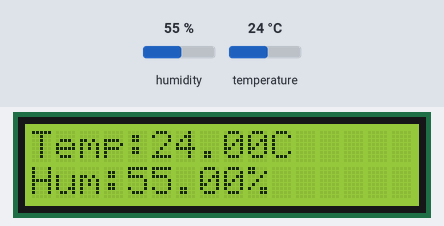
This sketch was run on a simulated Arduino Uno, built with avr-gcc and run on an emulated ATmega328P. Shown: 16×2 character LCD. The test bench sets the inputs (shaded band); at power-on: humidity 55 %, temperature 24 °C. What the sketch prints to the serial monitor is not drawn.

Above: at 3.2 s.
3.3 s: humidity set to 22 %
At 4.8 s:
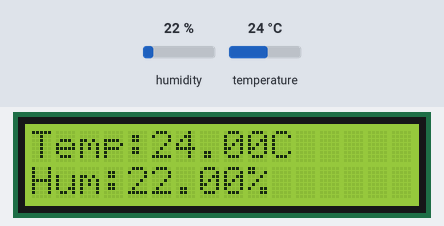
6.0 s: temperature set to 12 °C
At 7.0 s:
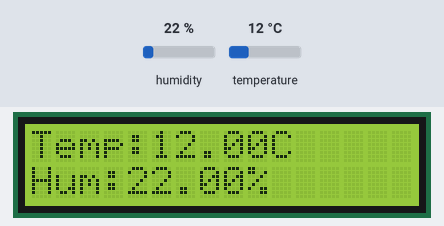
8.7 s: humidity set to 40 %
At 11.2 s:
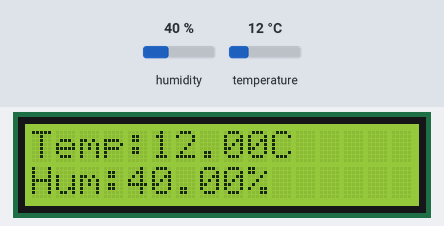
11.8 s: temperature set to 19 °C
At 13.3 s:
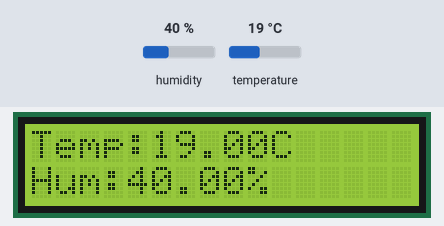
Timing chart, 0 to 14.8 s (numbered marks = the images above; inputs shaded):
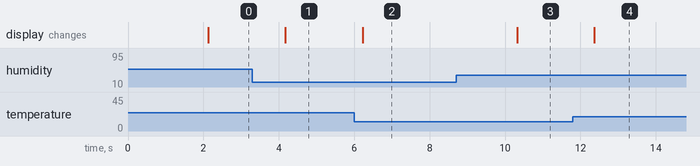

The sketch:

DHT11_LCD.ino
```cpp
#include <Wire.h>
#include <LiquidCrystal_I2C.h>
#include <DHT.h>

//
// LCD
//
LiquidCrystal_I2C lcd(0x27, 16, 2);

//
// DHT11
//
#define DHTPIN 2
#define DHTTYPE DHT11

DHT dht(DHTPIN, DHTTYPE);

//
// Variables
//
float temperatura = 0;
float humedad = 0;

void setup() {

  Serial.begin(9600);

  //
  // LCD
  //
  lcd.init();
  lcd.backlight();

  //
  // DHT
  //
  dht.begin();

  //
  // Mensaje inicial
  //
  lcd.setCursor(0, 0);
  lcd.print("Prueba DHT11");

  delay(2000);

  lcd.clear();
}

void loop() {

  //
  // Lecturas
  //
  temperatura = dht.readTemperature();
  humedad = dht.readHumidity();

  //
  // SERIAL
  //
  Serial.print("TEMP: ");
  Serial.print(temperatura);
  Serial.print(" C  ");

  Serial.print("HUM: ");
  Serial.print(humedad);
  Serial.println(" %");

  //
  // LCD
  //
  lcd.clear();

  lcd.setCursor(0, 0);
  lcd.print("Temp:");
  lcd.print(temperatura);
  lcd.print("C");

  lcd.setCursor(0, 1);
  lcd.print("Hum:");
  lcd.print(humedad);
  lcd.print("%");

  delay(2000);
}
```

Measured:
- after the input at 3.3 s, the display: changes after 0.88 s (image 1)
- after the input at 6.0 s, the display: changes after 0.23 s (image 2)
- after the input at 8.7 s, the display: changes after 1.6 s (image 3)
- after the input at 11.8 s, the display: changes after 0.57 s (image 4)
